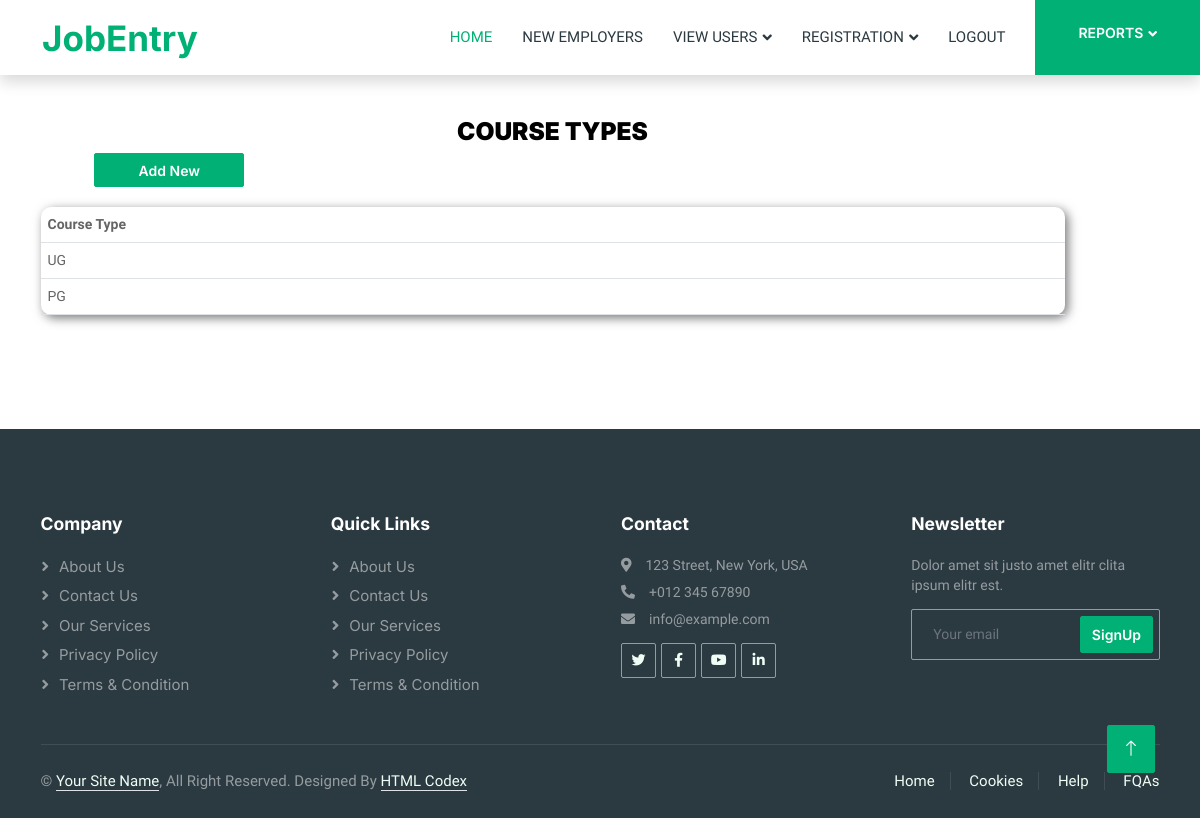
Before: /accounts/admin/view/course-types/ (signed in) with the older database file.
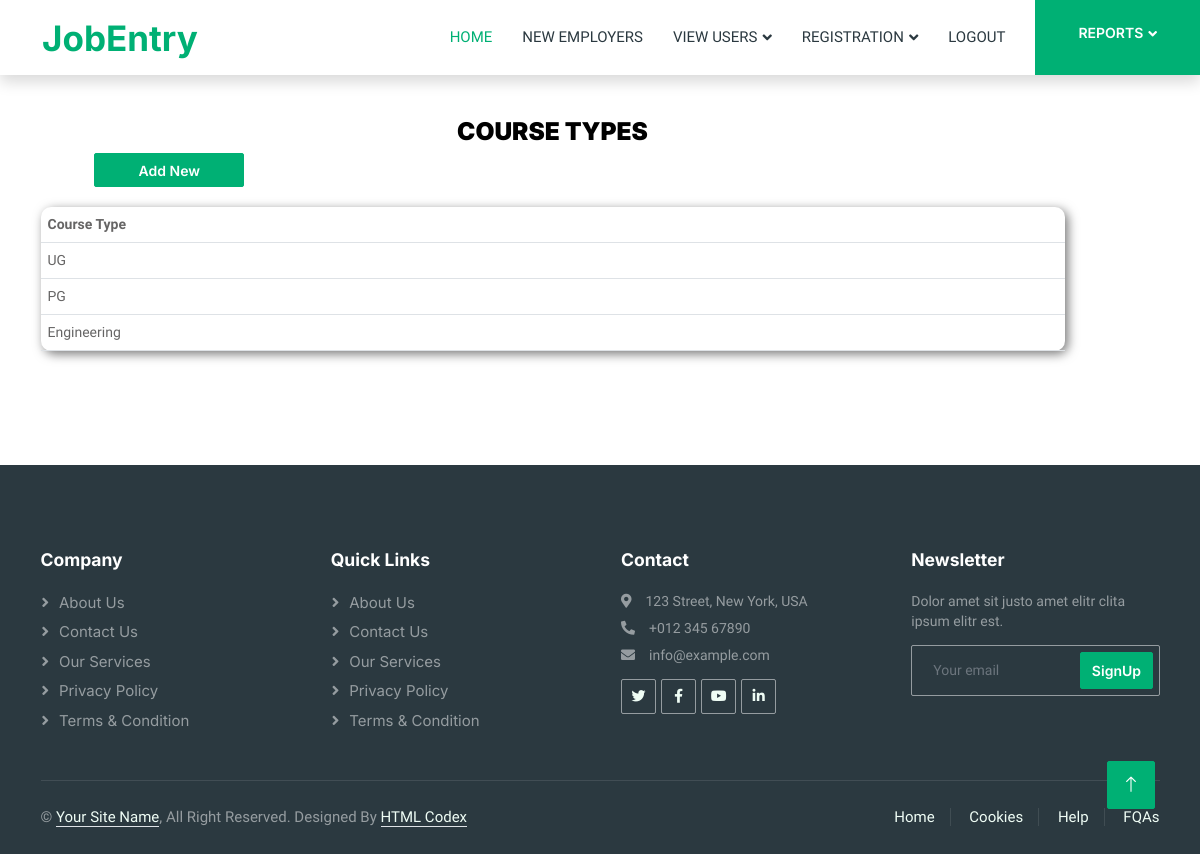
After: the same page with the newer database file.
### MetaData/models.py (models this page shows, shortened)
class CourseType(models.Model):
    course_type = models.CharField(max_length=20)

### Admin/views.py (the view)
# urls.py: path('accounts/admin/view/course-types/', views.view_course_type, name="view-course-type"),
def view_course_type(request):
    if request.user.is_authenticated and request.user.is_app_admin:
        course_types = CourseType.objects.all
        return render(request, 'views/admin/registration/course_type.html', {'course_types': course_types})
    else:
        return redirect('index-page')

### templates/views/admin/registration/course_type.html
{% extends 'base/admin/base.html' %}
{% load static %}
{% block body %}
    <br><br>
    <div class="container">
        <div class="row">
            <div class="col-md-11">
                <h3 style="text-align: center; color: #000"><b>COURSE TYPES </b></h3>
                <div class="col-sm-1">
                    <a href="{% url 'register-course-type' %}" class="btn btn-primary" style="margin-left:63%;margin-bottom:20px; width:150px;">Add New</a>
                </div>
                <div class="form-horizontal">
                    <div class="form-group">
                        <table class="table table-hover" style=" border-radius: 10px; box-shadow: 3px 3px 11px #777777; margin-bottom:7%">
                            <tr>
                                <th>Course Type</th>
                            </tr>
                            {% for course_type in course_types %}
                                <tr onclick="window.location='{% url 'view-courses' %}?type={{ course_type.id }}'">
                                    <td>{{ course_type.course_type }}</td>
                                </tr>
                            {% endfor %}
                        </table>
                    </div>
                </div>
            </div>
        </div>
    </div>
{% endblock %}

Changed rows visible on the page:
added CourseType: course_type "Engineering"
